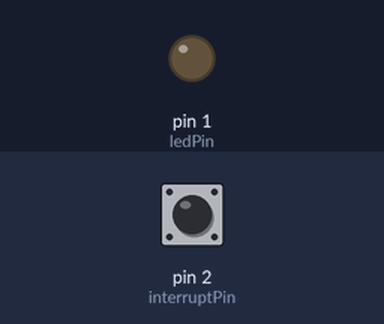
Bench run of a sketch on a simulated Arduino Uno, built with avr-gcc and run on an emulated ATmega328P. On the bench: output pins drawn as LEDs (lit = HIGH). Inputs (shaded band) come from the test bench; at power-on: pin 2 (interruptPin) HIGH.

Above: at 1.2 s.
1.3 s: pin 2 (interruptPin) pulled LOW for 0.15 s
At 2.1 s:
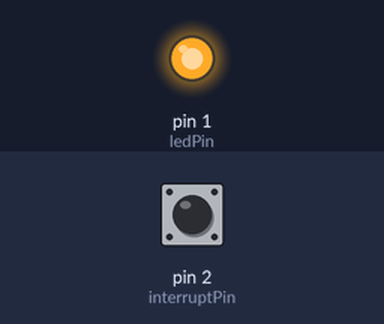
2.9 s: pin 2 (interruptPin) pulled LOW for 1 s
At 3.3 s:
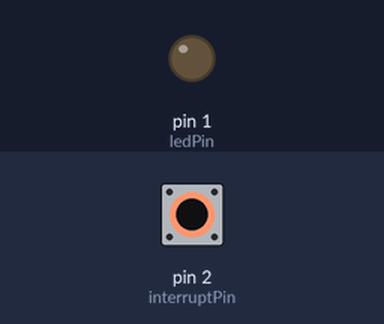
5.4 s: pin 2 (interruptPin) pulled LOW for 3.2 s
At 6.4 s:
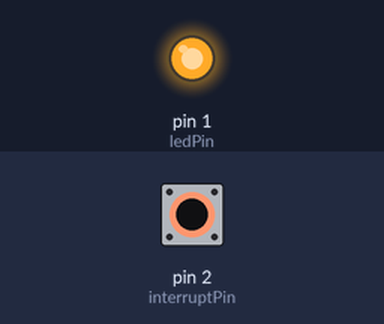
Timing chart, 0 to 8.4 s (numbered marks = the images above; inputs shaded):
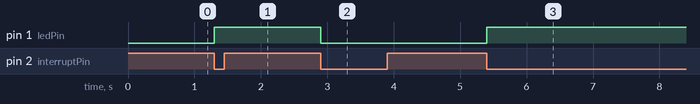

Measured:
- after the input at 1.3 s, pin 1 (ledPin): LOW → HIGH at once
- after the input at 2.9 s, pin 1 (ledPin): HIGH → LOW at once
- after the input at 5.4 s, pin 1 (ledPin): LOW → HIGH at once

The sketch:

interrupt_experiment_one.ino
```cpp
const int ledPin = 1;
const int interruptPin = 2;
int ledState = 0; // 0 = off, 1 = on
void setup() {
  // put your setup code here, to run once:
  pinMode(ledPin, OUTPUT);
  digitalWrite(ledPin, LOW);
  attachInterrupt(0, changeLight, FALLING);
}

void loop() {
  // put your main code here, to run repeatedly:

}

void changeLight() {
  if (ledState == 0) {
    digitalWrite(ledPin, HIGH);
    ledState = 1;
  }
  else {
    digitalWrite(ledPin, LOW);
    ledState = 0;
  }
}
```
